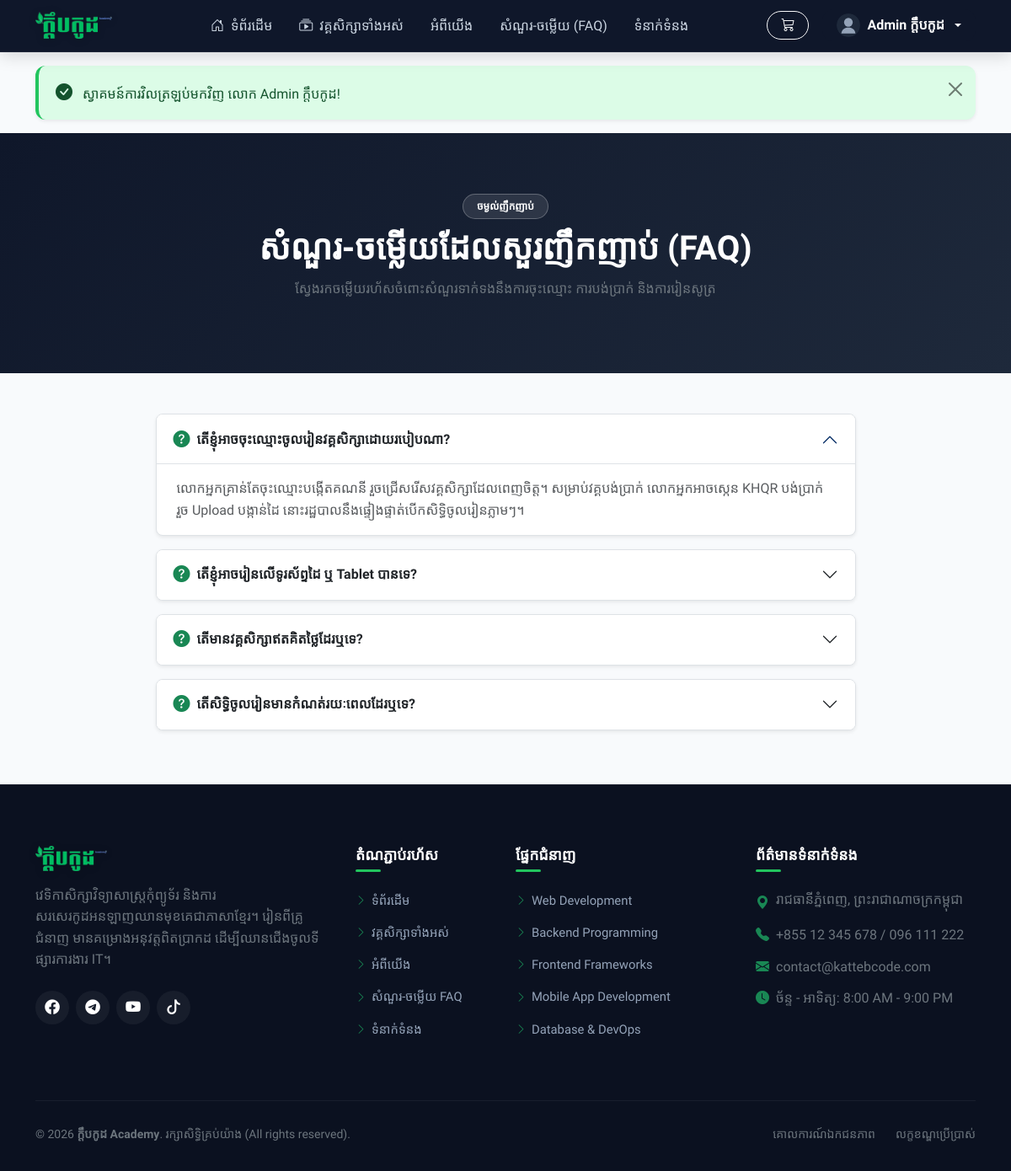
Screenshot of /faq (signed in) with the database file from the repository.
### tables this page shows
CREATE TABLE `users` (
    `id` INT UNSIGNED AUTO_INCREMENT PRIMARY KEY,
    `name` VARCHAR(120) NOT NULL,
    `email` VARCHAR(150) NOT NULL UNIQUE,
    `password` VARCHAR(255) NOT NULL,
    `phone` VARCHAR(30) NULL,
    `role` ENUM('student', 'instructor', 'admin') NOT NULL DEFAULT 'student',
    `avatar` VARCHAR(255) NULL,
    `headline` VARCHAR(255) NULL,
    `bio` TEXT NULL,
    `status` ENUM('active', 'inactive') NOT NULL DEFAULT 'active',
    `remember_token` VARCHAR(100) NULL,
    `created_at` TIMESTAMP DEFAULT CURRENT_TIMESTAMP,
    `updated_at` TIMESTAMP DEFAULT CURRENT_TIMESTAMP ON UPDATE CURRENT_TIMESTAMP,
    INDEX `idx_users_role` (`role`),
    INDEX `idx_users_status` (`status`)
);

CREATE TABLE `faqs` (
    `id` INT UNSIGNED AUTO_INCREMENT PRIMARY KEY,
    `question` VARCHAR(255) NOT NULL,
    `question_kh` VARCHAR(255) NOT NULL,
    `answer` TEXT NOT NULL,
    `answer_kh` TEXT NOT NULL,
    `category` VARCHAR(50) DEFAULT 'general',
    `sort_order` INT NOT NULL DEFAULT 0,
    `is_active` TINYINT(1) NOT NULL DEFAULT 1,
    `created_at` TIMESTAMP DEFAULT CURRENT_TIMESTAMP
);

### app/Controllers/Controller.php (called while the page is built, shortened)
<?php
abstract class Controller {
    protected function render(string $viewPath, array $data = [], ?string $layout = 'layouts/main'): void {
        view($viewPath, $data, $layout);
    }
}

### app/Controllers/PageController.php (called while the page is built, shortened)
<?php
class PageController extends Controller {
    public function faq(): void {
        $faqModel = new Faq();
        $faqs = $faqModel->getActive();
        $this->render('pages/faq', [
            'faqs'  => $faqs,
            'title' => 'សំណួរដែលសួរញឹកញាប់ (FAQ) — ក្តឹបកូដ Academy'
        ]);
    }
}

### app/Core/App.php (called while the page is built, shortened)
<?php
class App {
    private static Request $request;
    private static Router $router;
    public static function run(): void {
        self::$request = new Request();
        self::$router = new Router();
        self::$router->dispatch(self::$request);
    }
}

### public/index.php (called while the page is built, shortened)
<?php
spl_autoload_register(function ($class) {
    $prefix = 'App\\';
    $baseDir = __DIR__ . '/../app/';
    $len = strlen($prefix);
    $relativeClass = substr($class, $len);
    $file = $baseDir . str_replace('\\', '/', $relativeClass) . '.php';
});
require_once __DIR__ . '/../app/Helpers/View.php';
App\Core\App::run();

### config/database.php (called while the page is built)
<?php
return [
    'host'      => getenv('DB_HOST') ?: '127.0.0.1',
    'port'      => getenv('DB_PORT') ?: '3306',
    'database'  => getenv('DB_NAME') ?: 'katteb_academy',
    'username'  => getenv('DB_USER') ?: 'root',
    'password'  => getenv('DB_PASS') !== false ? getenv('DB_PASS') : '',
    'charset'   => 'utf8mb4',
    'collation' => 'utf8mb4_unicode_ci',
    'options'   => [
        PDO::ATTR_ERRMODE            => PDO::ERRMODE_EXCEPTION,
        PDO::ATTR_DEFAULT_FETCH_MODE => PDO::FETCH_ASSOC,
        PDO::ATTR_EMULATE_PREPARES   => false,
        PDO::MYSQL_ATTR_INIT_COMMAND => "SET NAMES utf8mb4 COLLATE utf8mb4_unicode_ci"
    ]
];

### app/Core/Database.php (called while the page is built, shortened)
<?php
class Database {
    private static ?PDO $instance = null;
    public static function connect(): PDO {
        if (self::$instance === null) {
            $config = require __DIR__ . '/../../config/database.php';
            $dsn = "mysql:host={$config['host']};port={$config['port']};dbname={$config['database']};charset={$config['charset']}";
            try {
                self::$instance = new PDO($dsn, $config['username'], $config['password'], $config['options']);
            } catch (PDOException $e) {
                if (ini_get('display_errors')) {
                    die("Database Connection Error: " . $e->getMessage());
                } else {
                    die("A database error occurred. Please contact the administrator.");
                }
            }
        }
        return self::$instance;
    }
}

### app/Models/Model.php (called while the page is built, shortened)
<?php
abstract class Model {
    protected PDO $db;
    protected string $table = '';
    protected string $primaryKey = 'id';
    public function __construct() {
        $this->db = Database::connect();
    }
    public function find(int $id): ?array {
        $stmt = $this->db->prepare("SELECT * FROM `{$this->table}` WHERE `{$this->primaryKey}` = :id LIMIT 1");
        $stmt->execute(['id' => $id]);
        $row = $stmt->fetch();
        return $row ?: null;
    }
    public function where(string $column, mixed $value, string $orderBy = 'id DESC'): array {
        $stmt = $this->db->prepare("SELECT * FROM `{$this->table}` WHERE `{$column}` = :val ORDER BY {$orderBy}");
        $stmt->execute(['val' => $value]);
        return $stmt->fetchAll();
    }
}

### app/Models/Faq.php (called while the page is built, shortened)
<?php
class Faq extends Model {
    public function getActive(): array {
        return $this->where('is_active', 1, 'sort_order ASC, id ASC');
    }
}

### app/Core/Request.php (called while the page is built, shortened)
<?php
class Request {
    private array $server;
    public function __construct() {
        $this->server = $_SERVER;
    }
    public function uri(): string {
        $uri = $this->server['REQUEST_URI'] ?? '/';
        $path = parse_url($uri, PHP_URL_PATH);
        $scriptName = str_replace('\\', '/', $this->server['SCRIPT_NAME'] ?? '');
        $dir = str_replace('\\', '/', dirname($scriptName));
        if (str_ends_with($dir, '/public')) {
            $baseDir = str_replace('\\', '/', dirname($dir));
        } else {
            $baseDir = $dir;
        }
        $baseDir = rtrim($baseDir, '/');
        $path = '/' . trim($path, '/');
        return ($path === '' || $path === '//') ? '/' : $path;
    }
}

### app/Helpers/Session.php (called while the page is built, shortened)
<?php
class Session {
    public static function get(string $key, mixed $default = null): mixed {
        return $_SESSION[$key] ?? $default;
    }
    public static function has(string $key): bool {
        return isset($_SESSION[$key]);
    }
    public static function getFlash(string $key, mixed $default = null): mixed {
        if (isset($_SESSION['_flash'][$key])) {
            $value = $_SESSION['_flash'][$key];
            return $value;
        }
        return $default;
    }
    public static function hasFlash(string $key): bool {
        return isset($_SESSION['_flash'][$key]);
    }
}

### app/Helpers/Auth.php (called while the page is built, shortened)
<?php
class Auth {
    private static ?array $cachedUser = null;
    public static function check(): bool {
        return Session::has('user_id');
    }
    public static function id(): ?int {
        return Session::get('user_id');
    }
    public static function user(): ?array {
        if (self::$cachedUser === null) {
            $userModel = new User();
            self::$cachedUser = $userModel->findById(self::id());
        }
        return self::$cachedUser;
    }
}

### app/Models/User.php (called while the page is built, shortened)
<?php
class User extends Model {
    public function findById(int $id): ?array {
        return $this->find($id);
    }
}

### app/Views/pages/faq.php (the view)
<div class="py-5 bg-navy text-white text-center" style="background: linear-gradient(135deg, #0F172A 0%, #1E293B 100%);">
    <div class="container py-4">
        <span class="badge bg-white bg-opacity-10 text-white border border-white border-opacity-25 px-3 py-2 rounded-pill fw-semibold mb-2">ចម្ងល់ញឹកញាប់</span>
        <h1 class="fw-bold text-white mb-2">សំណួរ-ចម្លើយដែលសួរញឹកញាប់ (FAQ)</h1>
        <p class="text-secondary mx-auto" style="max-width: 600px;">
            ស្វែងរកចម្លើយរហ័សចំពោះសំណួរទាក់ទងនឹងការចុះឈ្មោះ ការបង់ប្រាក់ និងការរៀនសូត្រ
        </p>
    </div>
</div>
<div class="container py-5">
    <div class="row justify-content-center">
        <div class="col-lg-9">
            <div class="accordion" id="faqAccordion">
                <?php foreach ($faqs as $index => $faq): ?>
                    <div class="accordion-item border rounded-3 mb-3 overflow-hidden shadow-sm">
                        <h2 class="accordion-header" id="faqHeading<?= $faq['id'] ?>">
                            <button class="accordion-button <?= $index > 0 ? 'collapsed' : '' ?> fw-bold py-3 text-dark bg-white" type="button" data-bs-toggle="collapse" data-bs-target="#faqCollapse<?= $faq['id'] ?>">
                                <i class="bi bi-question-circle-fill text-success me-2 fs-5"></i>
                                <?= e($faq['question_kh']) ?>
                            </button>
                        </h2>
                        <div id="faqCollapse<?= $faq['id'] ?>" class="accordion-collapse collapse <?= $index === 0 ? 'show' : '' ?>" data-bs-parent="#faqAccordion">
                            <div class="accordion-body text-muted leading-relaxed py-3 px-4">
                                <?= nl2br(e($faq['answer_kh'])) ?>
                            </div>
                        </div>
                    </div>
                <?php endforeach; ?>
            </div>
        </div>
    </div>
</div>

### app/Core/Router.php (shortened to what this page needs)
<?php
class Router {
    private array $routes = [];
    private array $groupMiddleware = [];
    private string $groupPrefix = '';
    public function group(array $attributes, callable $callback): void {
        $previousPrefix = $this->groupPrefix;
        $previousMiddleware = $this->groupMiddleware;
        if (isset($attributes['prefix'])) {
            $this->groupPrefix = rtrim($this->groupPrefix . '/' . trim($attributes['prefix'], '/'), '/');
        }
        if (isset($attributes['middleware'])) {
            $middlewares = is_array($attributes['middleware']) ? $attributes['middleware'] : [$attributes['middleware']];
            $this->groupMiddleware = array_merge($this->groupMiddleware, $middlewares);
        }
        $this->groupPrefix = $previousPrefix;
        $this->groupMiddleware = $previousMiddleware;
    }
    private function addRoute(string $method, string $path, array|callable $action, array|string $middleware = []): self {
        $fullPath = $this->groupPrefix . '/' . trim($path, '/');
        $fullPath = '/' . trim($fullPath, '/');
        $middlewares = is_array($middleware) ? $middleware : ($middleware ? [$middleware] : []);
        $allMiddlewares = array_merge($this->groupMiddleware, $middlewares);
        $this->routes[] = [
            'method'     => $method,
            'path'       => $fullPath,
            'action'     => $action,
            'middleware' => $allMiddlewares
        ];
        return $this;
    }
    public function dispatch(Request $request): void {
        $method = $request->method();
        $uri = $request->uri();
        foreach ($this->routes as $route) {
            if ($route['method'] !== $method) {
                continue;
            }
            $pattern = preg_replace('/\{([a-zA-Z0-9_]+)\}/', '(?P<$1>[^/]+)', $route['path']);
            $pattern = '#^' . $pattern . '$#';
            if (preg_match($pattern, $uri, $matches)) {
                $params = array_filter($matches, 'is_string', ARRAY_FILTER_USE_KEY);
                $action = $route['action'];
                if (is_array($action)) {
                    [$controllerClass, $methodName] = $action;
                    $controller = new $controllerClass();
                    call_user_func_array([$controller, $methodName], array_values($params));
                    return;
                }
            }
        }
    }
}

### app/Views/layouts/header.php (shortened to what this page needs)
<?php
$currentUser = Auth::user();
?>
<!DOCTYPE html>
<html lang="km">
<head>
    <link href="https://cdn.jsdelivr.net/npm/bootstrap@5.3.3/dist/css/bootstrap.min.css" rel="stylesheet">
    <link href="https://cdn.jsdelivr.net/npm/bootstrap-icons@1.11.3/font/bootstrap-icons.min.css" rel="stylesheet">
    <link rel="stylesheet" href="<?= asset('css/style.css') ?>?v=<?= time() ?>">
</head>
<body>
<header class="main-header">
    <div class="container">
        <nav class="navbar navbar-expand-lg navbar-dark py-2">
            <a class="navbar-brand" href="<?= url('/') ?>" style="padding: 0; margin-right: 1.5rem; display: inline-flex; align-items: center;">
                <img src="<?= asset('images/logo.png') ?>?v=<?= time() ?>" alt="ក្តឹបកូដ Academy" class="brand-logo" style="height: 32px !important; width: auto !important; max-height: 32px !important; max-width: 110px !important; object-fit: contain !important; display: inline-block !important;">
            </a>
            <div class="collapse navbar-collapse" id="mainNavbar">
                <ul class="navbar-nav mx-auto mb-2 mb-lg-0">
                    <li class="nav-item">
                        <a class="nav-link" href="<?= url('/') ?>"><i class="bi bi-house-door me-1"></i> ទំព័រដើម</a>
                    </li>
                    <li class="nav-item">
                        <a class="nav-link" href="<?= url('/courses') ?>"><i class="bi bi-collection-play me-1"></i> វគ្គសិក្សាទាំងអស់</a>
                    </li>
                    <li class="nav-item">
                        <a class="nav-link" href="<?= url('/about') ?>">អំពីយើង</a>
                    </li>
                    <li class="nav-item">
                        <a class="nav-link" href="<?= url('/faq') ?>">សំណួរ-ចម្លើយ (FAQ)</a>
                    </li>
                    <li class="nav-item">
                        <a class="nav-link" href="<?= url('/contact') ?>">ទំនាក់ទំនង</a>
                    </li>
                </ul>
                <div class="d-flex align-items-center gap-3">
                    <a href="<?= url('/cart') ?>" class="btn btn-outline-light position-relative rounded-pill px-3 py-1">
                        <i class="bi bi-cart3"></i>
                    </a>
                    <?php if (Auth::check()): ?>
                        <div class="dropdown">
                            <button class="btn btn-navy d-flex align-items-center gap-2 dropdown-toggle px-3 py-1" type="button" data-bs-toggle="dropdown">
                                <img src="<?= $currentUser['avatar'] ? uploadUrl($currentUser['avatar']) : asset('images/default-avatar.svg') ?>"
                                     alt="Avatar" class="rounded-circle" width="28" height="28" style="object-fit: cover;">
                                <span><?= e($currentUser['name']) ?></span>
                            </button>
                        </div>
                    <?php else: ?>
                        <a href="<?= url('/login') ?>" class="btn btn-outline-light px-3 py-1 fw-semibold">ចូលគណនី</a>
                        <a href="<?= url('/register') ?>" class="btn btn-primary-katteb px-3 py-1">ចុះឈ្មោះ</a>
                    <?php endif; ?>
                </div>
            </div>
        </nav>
    </div>
</header>
<div class="container mt-3">
    <?php if (\App\Helpers\Session::hasFlash('success')): ?>
        <div class="alert alert-success alert-dismissible fade show shadow-sm" role="alert">
            <i class="bi bi-check-circle-fill me-2 fs-5"></i>
            <?= e(\App\Helpers\Session::getFlash('success')) ?>
            <button type="button" class="btn-close" data-bs-dismiss="alert" aria-label="Close"></button>
        </div>
    <?php endif; ?>
</div>

### rows the page displays
users: name "Admin ក្តឹបកូដ"
faqs: question_kh "តើខ្ញុំអាចចុះឈ្មោះចូលរៀនវគ្គសិក្សាដោយរបៀបណា?", answer_kh "លោកអ្នកគ្រាន់តែចុះឈ្មោះបង្កើតគណនី រួចជ្រើសរើសវគ្គសិក្សាដែលពេញចិត្ត។ សម្រាប់វគ្គបង់ប្រាក់ លោកអ្នកអាចស្កេន KHQR បង់ប្រាក់ រួច Upload បង្កាន់ដៃ នោះរដ្ឋបាលនឹងផ្ទៀងផ្ទាត់បើកសិទ្ធិចូលរៀនភ្លាមៗ។"
faqs: question_kh "តើខ្ញុំអាចរៀនលើទូរស័ព្ទដៃ ឬ Tablet បានទេ?"
faqs: question_kh "តើមានវគ្គសិក្សាឥតគិតថ្លៃដែរឬទេ?"
faqs: question_kh "តើសិទ្ធិចូលរៀនមានកំណត់រយៈពេលដែរឬទេ?"
